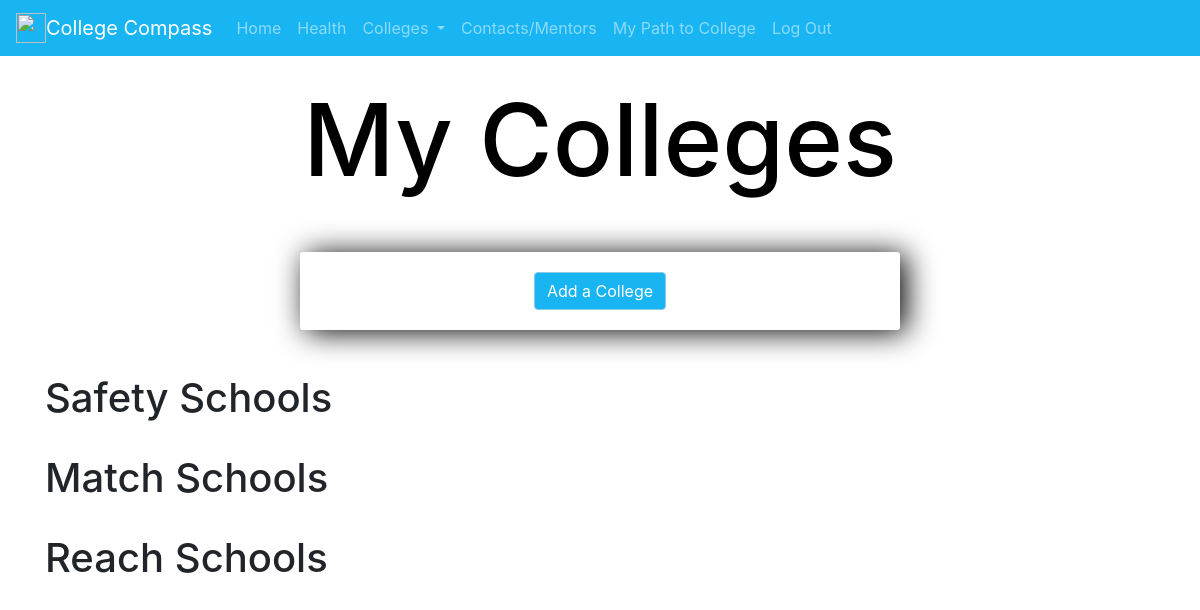
The app's page /mycolleges (signed in), older data.
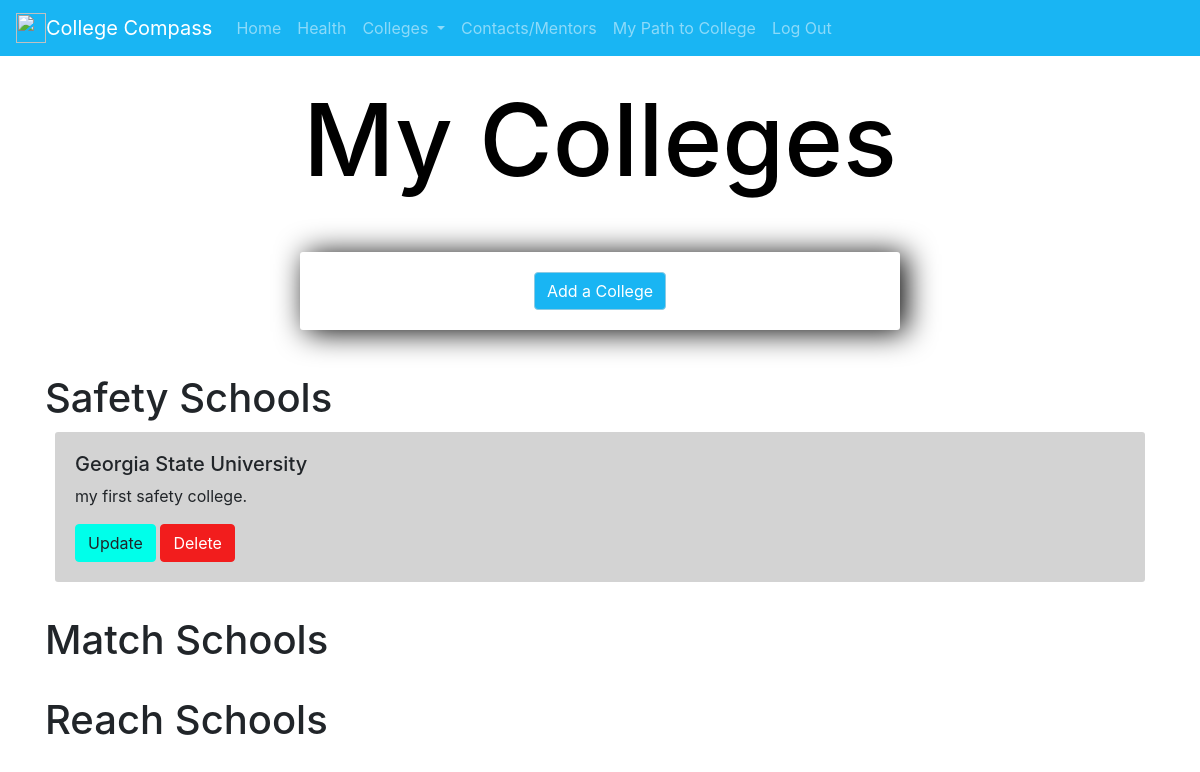
The same page, newer data.
### mycolleges/models.py (models this page shows, shortened)
class College(models.Model):
    user = models.ForeignKey(User, on_delete=models.CASCADE, null=True, blank=True)
    name = models.CharField(max_length=200)
    college_choice = (
        ('Safety', 'Safety'),
        ('Match', 'Match'),
        ('Reach', 'Reach'),
    )
    category = models.CharField(max_length=30, blank=True, null=True, choices=college_choice)
    description = models.CharField(max_length=500)

### mycolleges/views.py (the view, shortened to what this page needs)
# urls.py: path('', include('index.urls')),
def index(request):
    colleges = College.objects.filter(user=request.user)
    form = CollegeForm()
    context = {'colleges': colleges, 'form': form}
    return render(request, 'mycolleges.html', context)

### mycolleges/templates/mycolleges.html (shortened to what this page needs)
{% extends "layout.html" %}
{% block content %}
  <section class="bgimage">
    <div class="overlay">
        <div class="container-fluid">
          <div class="row">
            <div class="col-lg-12 col-md-12 col-sm-12 col-xs-12" style="text-align:center;">
              <br style="font-size:150px;">
              <h1 style="font-size:100px; color: rgb(0, 0, 0);">My Colleges</h1>
            </div>
          </div>
        </div>
    </div>
  </section>
  <br style="height: 20px;">
  <div class="center-column">
    <div style="text-align: center;"><button onclick="showDiv()" class="btn btn-primary" style="background-color: #19b5f3; color: white;">Add a College</button></div>
  </div>
  <br>
  <div class="container">
    <div class="row justify-center">
      <div class="col-12">
        <header>
          <h1>Safety Schools</h1>
        </header>
        <div class="safeties-list">
          {% for college in colleges %}
            {% if college.category == "Safety" %}
            <div class="item-row">
                <h5>{{ college.name }}</h5>
                <p>{{ college.description }}</p>
                <a class="btn btn-info" href="{% url 'update_college' college.id %}">Update</a>
                <a class="btn btn-danger" href="{% url 'remove_college' college.id %}">Delete</a>
            </div>
            {% endif %}
          {% endfor %}
        </div>
      </div>
    </div>
  </div>
  <br style="height: 20px;">
  <div class="container">
    <div class="row justify-center">
      <div class="col-12">
        <header>
          <h1>Match Schools</h1>
        </header>
      </div>
    </div>
  </div>
  <br style="height: 20px;">
  <div class="container">
    <div class="row justify-center">
      <div class="col-12">
        <header>
          <h1>Reach Schools</h1>
        </header>
      </div>
    </div>
  </div>
  <div style="height: 200px;"></div>
{% endblock %}

### templates/layout.html (shortened to what this page needs)
{% load static %}
<!DOCTYPE html>
<html lang="en">
  <head>
    <link rel="stylesheet" type="text/css" href="{% static 'style.css' %}">
    <link rel="stylesheet" type="text/css" href="{% static 'main.css' %}">
    </head>
	<body>
        <nav class="navbar navbar-expand-lg navbar-dark" style="background-color: #19b5f3; color: white;">
            <a class="navbar-brand" href="news">
                <img src="" width="30" height="30" class="d-inline-block align-top" alt="">College Compass </a>
            <div class="collapse navbar-collapse" id="navbarSupportedContent">
                <ul class="navbar-nav mr-auto">
                <li class="nav-item">
                    <a class="nav-link" href="news">Home</a>
                </li>
                <li class="nav-item">
                    <a class="nav-link" href="health">Health</a>
                </li>
                <li class="nav-item dropdown">
                    <a class="nav-link dropdown-toggle" href="#" id="navbarDropdown" role="button" data-toggle="dropdown" aria-haspopup="true" aria-expanded="false">
                    Colleges
                    </a>
                </li>
                <li class="nav-item">
                    <a class="nav-link" href="contacts">Contacts/Mentors</a>
                    </li>
                <li class="nav-item">
                    <a class="nav-link" href="path2college">My Path to College</a>
                </li>
                <li class="nav-item">
                    <a class="nav-link" href ="{% url 'logout' %}">Log Out</a>
                </li>
                </ul>
            </div>
        </nav>
        {% block content %}
        {% endblock %}
	</body>
</html>

### static/style.css (style rules this page uses)
.item-row { background-color: lightgray; margin: 10px; padding: 20px; border-radius: 3px; font-size: 16px; box-shadow: 0px -1px 10px 4-4px rgba(0, 0, 0, 0.75); }
.center-column { width: 600px; margin: 20px auto; padding: 20px; background-color: fff; border-radius: 3px; box-shadow: 6px 2px 30px 0px rgba(0, 0, 0.75); }

Row changes from the older to the newer data that the page shows:
added College: name "Georgia State University", description "my first safety college."
